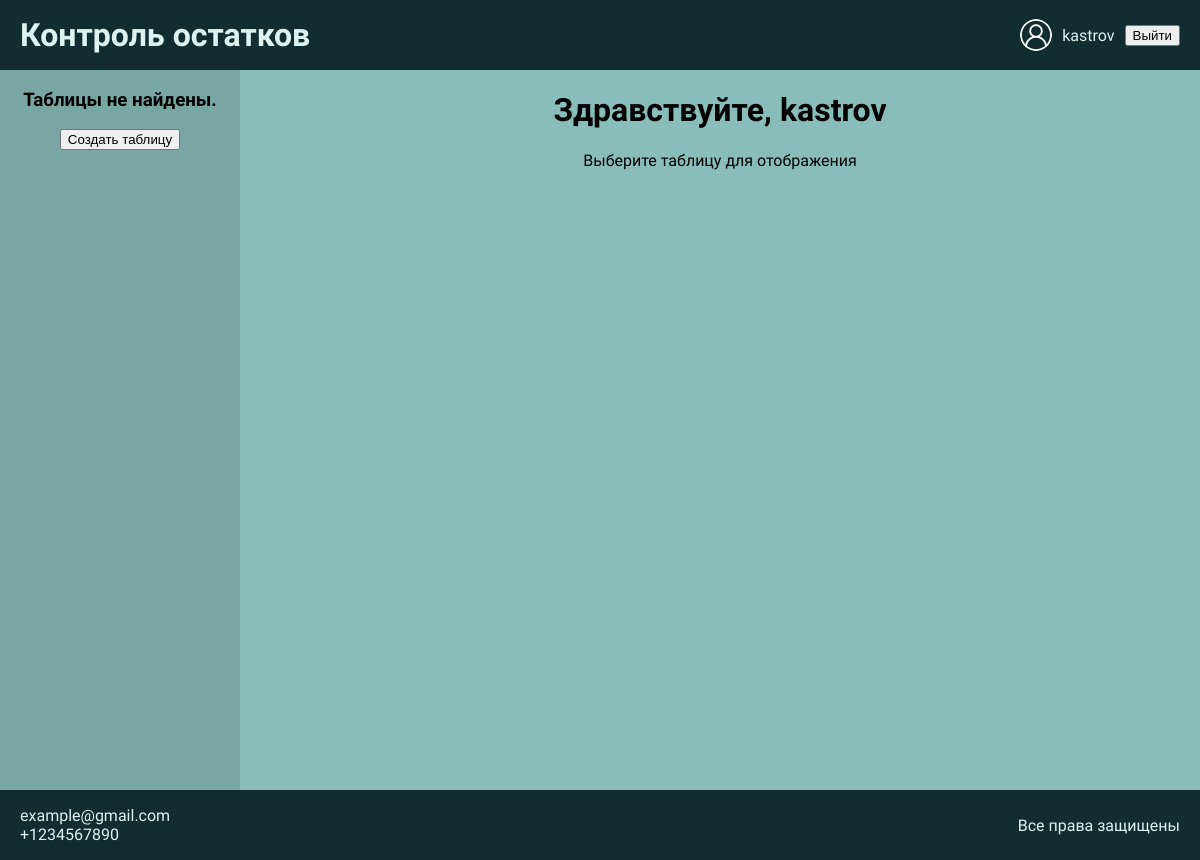
The app's page / (signed in), older data.
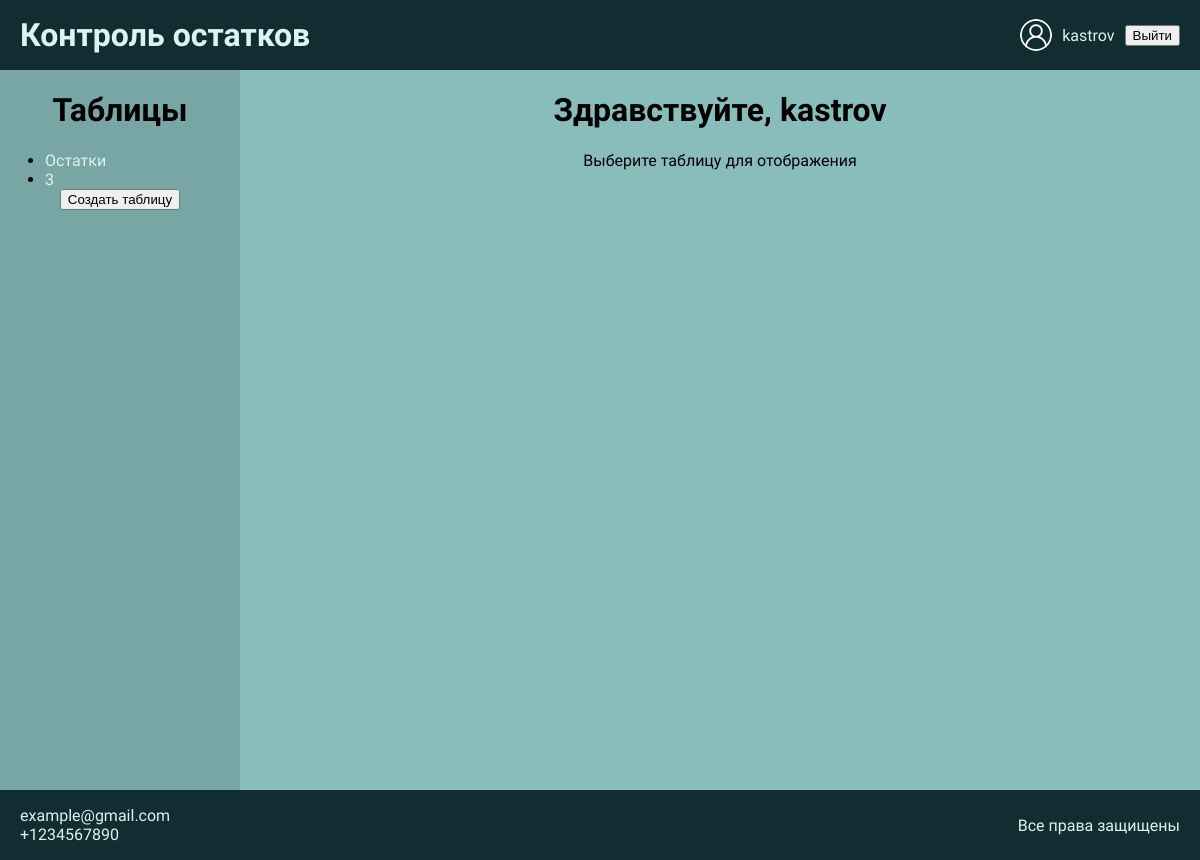
The same page, newer data.
### aob/models.py (models this page shows, shortened)
class Table(models.Model):
    name = models.CharField(max_length = 50)
    user = models.ForeignKey(User, on_delete = models.CASCADE, related_name = 'tables')

### aob/views.py (the view, shortened to what this page needs)
# urls.py: path("", views.index, name='index'),
def index(request):
    username = request.session.get("username")
    user_id = request.session.get("user_id")
    tables = Table.objects.filter(user_id=user_id)
    table_id = request.GET.get("table_id")
    table = None
    columns = []
    rows_data = []
    context = {
        "username": username,
        "tables": tables,
        "table": table,
        "columns": columns,
        "rows": rows_data
    }
    return render(request, "index.html", context)

### aob/context_processors.py (called while the page is built)
def username_context(request):
    username = request.session.get("username")
    return {"username": username}

### aob/templates/index.html (shortened to what this page needs)
{% extends 'h_f.html' %}
{% load static %}
{% block content %}
    <div class="index_cont">
            <div class="table_list_cont">
                {% if username %}
                    {% if tables %}
                        <h1>Таблицы</h1>
                        <ul class="table_list">
                            {% for table in tables %}
                            <li><a href="/?table_id={{table.id}}">{{table.name}}</a></li>
                            {% endfor %}
                        </ul>
                    {% else %}
                        <h3>Таблицы не найдены.</h3>
                    {% endif %}
                    <button id="create_table_open_modal_button">Создать таблицу</button>
                {% else %}
                    <p>Войдите, чтобы увидеть таблицы.</p>
                {% endif %}
            </div>
            <div class="table_cont">
            {% if username %}
                {% if table %}
                    <h1>{{ table.name }}</h1>
                        <div class="table_with_buttons">
                            <table class="table">
                                <thead>
                                    <tr>
                                        {% for col in columns %}
                                            <th>{{col.name}}</th>
                                        {% endfor %}
                                    </tr>
                                </thead>
                                <tbody>
                                    {% if rows %}
                                        {% for r in rows %}
                                            <tr class="row">
                                                {% for cell in r.cells %}
                                                    <td>{{ cell }}</td>
                                                {% endfor %}
                                            </tr>
                                        {% endfor %}
                                    {% else %}
                                        <tr>
                                            <td colspan="{{ columns|length }}">Нет данных</td>
                                        </tr>
                                    {% endif %}
                                </tbody>
                            </table>
                            <div class="table_row_buttons">
                                {% for r in rows %}
                                <div class="row_buttons">
                                    <button type="button" class="edit_row_button" data-row-id="{{ r.row.id }}" data-table-id="{{ table.id}}">
                                        <img src="{% static 'img/edit.png' %}" alt="Изменить" width="20" height="20">
                                    </button>
                                    <form method="POST" action="{%  url 'delete_row' table.id r.row.id%}" style="display: inline;">
                                        {% csrf_token %}
                                        <button type="submit" class="delete_row_button">
                                            <img src="{% static 'img/delete.png' %}" alt="Удалить" width="20" height="20">
                                        </button>
                                    </form>
                                </div>
                                {% endfor %}
                            </div>
                        </div>
                        <div id="edit_row_modal" class="modal">
                            <div class="modal_content">
                                <span class="close" id="close_edit_row_modal">&times;</span>
                                <h2>Редактирование строки</h2>
                                <form id="edit_row_form" method="POST">
                                    {% csrf_token %}
                                    {% for col in columns %}
                                        <label>{{ col.name }}: <input type="text" name="col-{{ col.id }}" id="edit_col_{{ col.id }}"></label><br>
                                    {% endfor %}
                                    <button type="submit">Сохранить</button>
                                </form>
                            </div>
                        </div>
                        <div class="table_buttons_div">
                            <button type="button" id="delete_table_button" data-table-id="{{ table.id }}">Удалить таблицу</button>
                            <button id="add_row_button">Добавить строку</button>
                        </div>
                        <div id="add_row_modal" class="modal">
                            <div class="modal_content">
                                <span class="close"">&times;</span>
                                <h2>Добавить строку в {{ table.name }}</h2>
                                <form id="add_row_form" method="POST" action="{% url 'add_row' table.id %}">
                                    {% csrf_token %}
                                    {% for col in columns %}
                                        <label>{{ col.name }}: <input type="text" name="col-{{ col.id }}"></label><br>
                                    {% endfor %}
                                    <button type="submit">Добавить</button>
                                </form>
                            </div>
                        </div>
                    {% else %}
                        <h1>Здравствуйте, {{username}}</h1>
                        <p>Выберите таблицу для отображения</p>
                    {% endif %}
                {% else %}
                <h1>Главная</h1>
                <p>Добро пожаловать на сайт!</p>
            {% endif %}
            </div>
    </div>
{% endblock %}

### aob/templates/h_f.html (shortened to what this page needs)
{% load static %}
<!DOCTYPE html>
<html lang="ru">
<head>
    <link rel="stylesheet" href="{% static 'styles/style.css' %}">
</head>
<body>
    <header class="site_header">
        <h1 class="logo_text">
            <a href="/">Контроль остатков</a>
        </h1>
        <div class="auth">
            {% if username %}
                <img src="{% static 'img/user.png' %}" alt="profile" class="profile_picture">
                <span class="username">{{ username }}</span>
                <button id="logout_button">Выйти</button>
            {% else %}
                <a href="/login">Войти</a>
                <p>Или</p>
                <a href="/register">Зарегистрироваться</a>
            {% endif %}
        </div>
    </header>
    {% block content %}{% endblock %}
    <footer>
        <div class="contact">
            <p class="footer_element">example@gmail.com</p>
            <p class="footer_element">+1234567890</p>
        </div>
        <div class="rights">
            <p class="footer_element">Все права защищены</p>
        </div>
    </footer>
</body>
</html>

### aob/static/styles/style.css (style rules this page uses)
body { margin: 0px; background-color: #88BDBC; font-family: 'Geologica', sans-serif; height: 100%; }
a { text-decoration: none; color: #DEF2F1; }
p { margin: 0px; }
footer { padding: 1rem 0; width: 100%; display: flex; align-items: center; justify-content: space-between; background-color: #112D32; }
ul { margin: 0px; }
.site_header { padding: 1rem 0; width: 100%; display: flex; align-items: center; justify-content: space-between; background-color: #112D32; }
.logo_text { margin: 0px; }
.logo_text a { color: #DEF2F1; padding-left: 20px; }
.auth { display: flex; align-items: center; justify-content: center; margin-right: 20px; gap: 10px; }
.profile_picture { height: 32px; width: 32px; border-radius: 50%; }
.index_cont { display: flex; height: 90vh; }
.username { color: #DEF2F1; }
.contact { margin-left: 20px; }
.rights { margin-right: 20px; }
.footer_element { color: #DEF2F1; }
.table_list_cont { display: flex; flex-direction: column; align-items: center; background-color: #78a6a5; width: 20%; }
.table_list { display: flex; flex-direction: column; width: 100%; margin-left: 50px; }
.table_cont { width: 80%; display: flex; flex-direction: column; align-items: center; }

Row changes from the older to the newer data that the page shows:
added Table: name "Остатки"
added Table: name "3"
Text that changed along with them:
text no longer shown: "Таблицы не найдены."
text now shown: "Таблицы"
